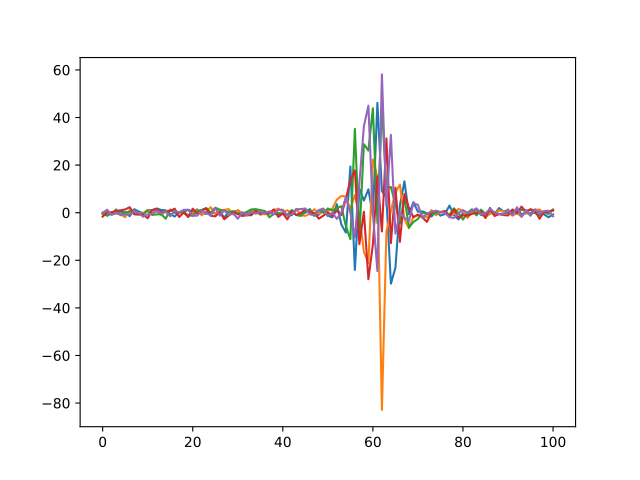

Recreate this plot in Python.
import numpy as np
import power1d

Q       = 101
noise0  = power1d.noise.Gaussian( J=5, Q=Q, mu=0, sigma=1.0 )
signal  = power1d.geom.GaussianPulse(Q=Q, q=60, amp=3, fwhm=15)
fn      = lambda n,s: n + (n * s**3)
noise   = power1d.noise.SignalDependent(noise0, signal, fn)
noise.plot()
